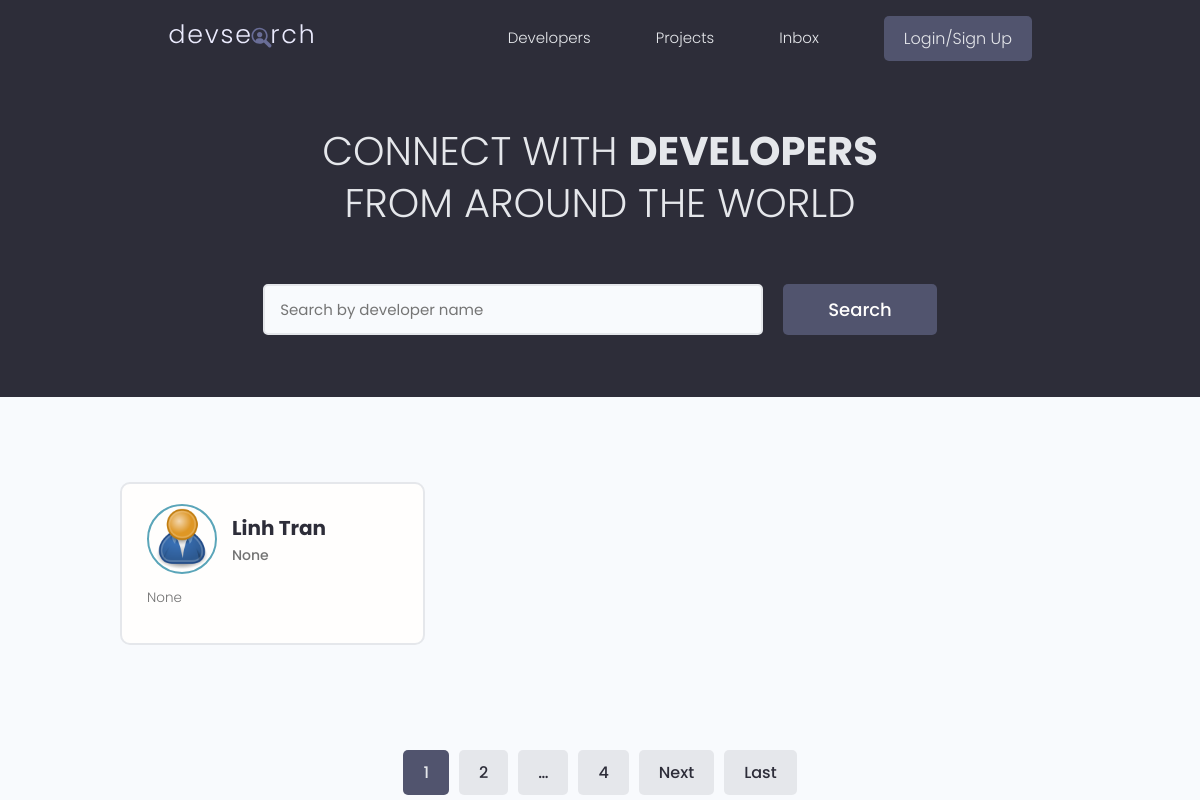
Page /profiles/ on the earlier database version.
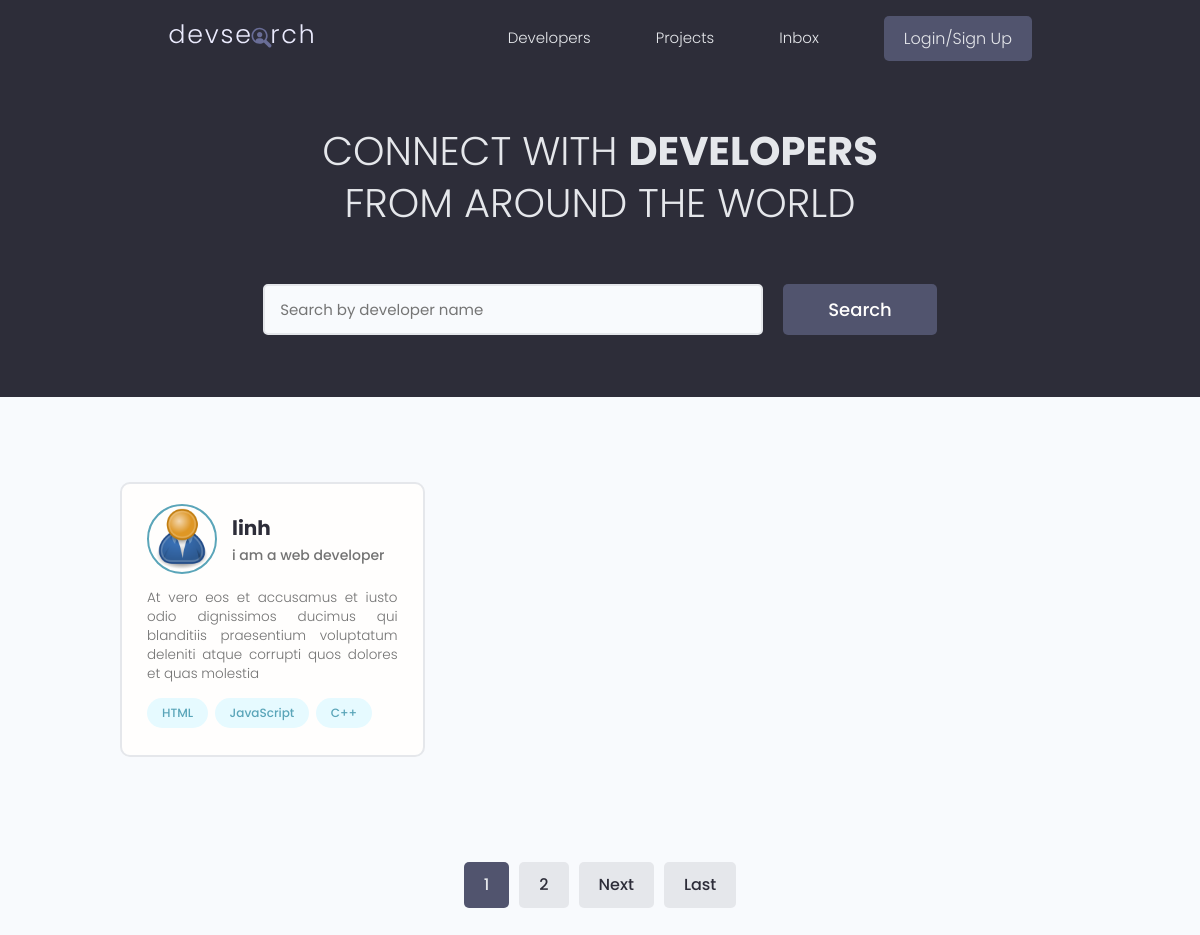
Same page on the later database version.
### users/models.py (models this page shows, shortened)
class Profile(models.Model):
    user = models.OneToOneField(User,on_delete=models.CASCADE , null=True, blank= True)
    name = models.CharField(max_length=255, blank=True, null=True)
    email = models.EmailField(max_length=500 , blank=True, null=True)
    username = models.CharField(max_length=255, blank=True, null=True)
    location = models.CharField(max_length=255, blank=True, null=True)
    short_intro = models.CharField(max_length=255, blank=True , null=True)
    bio = models.TextField(blank=True,null=True)
    profile_image = models.ImageField(null=True , blank=True, upload_to='profiles/', default='profiles/user-default.png')
    social_github = models.CharField(max_length=255, blank=True, null=True)
    social_twitter = models.CharField(max_length=255, blank=True, null=True)
    social_linkedin = models.CharField(max_length=255, blank=True, null=True)
    social_youtube = models.CharField(max_length=255, blank=True, null=True)
    social_website = models.CharField(max_length=255, blank=True, null=True)
    created = models.DateTimeField(auto_now_add=True)
    id = models.UUIDField(default=uuid.uuid4, unique=True, primary_key=True, editable=False)

class Skill(models.Model):
    owner = models.ForeignKey(Profile,on_delete=models.CASCADE, null=True,blank=True)
    name = models.CharField(max_length=255, blank=True, null=True)
    descriptions= models.TextField(null=True,blank=True)
    created = models.DateTimeField(auto_now_add=True)
    id = models.UUIDField(default=uuid.uuid4, unique=True, primary_key=True, editable=False)
    def __str__(self) -> str:
        return self.name

### users/views.py (the view)
# urls.py: path('', views.ProfileView, name='profile'),
def ProfileView(request):
    profiles , search_query = searchProfiles(request)
    profiles,paginator =paginationFunction(request,profiles,1)
    context={'profiles':profiles,'search_query':search_query,'paginator':paginator}
    return render(request,'users/profile.html',context)

### users/utils.py (called while the page is built)
def paginationFunction(request,profiles,result):
    page =request.GET.get('page')
    paginator = Paginator(profiles,result)
    try :
        projects = paginator.page(page)
    except PageNotAnInteger:
        page= 1
        profiles = paginator.page(page)
    except EmptyPage:
        page = paginator.projects.number()
        profiles= paginator.page(page)
    return profiles ,paginator

def searchProfiles(request):
    search_query=''
    if request.GET.get('search_query'):
        search_query = request.GET.get('search_query')
    skills = Skill.objects.filter(name__icontains=search_query)
    profiles = Profile.objects.distinct().filter(
        Q(name__icontains=search_query)|
        Q(short_intro__icontains=search_query)|
        Q(skill__in=skills)
        )
    return profiles,search_query

### users/templates/users/profile.html (shortened to what this page needs)
{% extends 'main.html' %}
{% block content %}
  <main class="home">
    <section class="hero-section text-center">
      <div class="container container--narrow">
        <div class="hero-section__box">
          <h2>CONNECT WITH <span>DEVELOPERS</span></h2>
          <h2>FROM AROUND THE WORLD</h2>
        </div>
        <div class="hero-section__search">
          <form class="form" action="{% url 'profile'%}" method="get">
            <div class="form__field">
              <input class="input input--text" id="formInput#search" type="text" name="search_query"
                placeholder="Search by developer name" />
            </div>
            <input class="btn btn--sub btn--lg" type="submit" value="Search" />
          </form>
        </div>
      </div>
    </section>
    <section class="devlist">
      <div class="container">
        <div class="grid grid--three">
          {%for profile in profiles %}
          <div class="column card">
            <div class="dev">
              <a href="{% url 'user-profile' profile.id %}" class="card__body">
                <div class="dev__profile">
                  <img class="avatar avatar--md" src="{{profile.profile_image.url}}" alt="image" />
                  <div class="dev__meta">
                    <h3>{{profile.name}}</h3>
                    <h5>{{profile.short_intro}}</h5>
                  </div>
                </div>
                <p class="dev__info">
                  {{profile.bio|slice:"150"}}
                </p>
                <div class="dev__skills">
                  {% for skill in profile.skill_set.all|slice:"5" %}
                  <span class="tag tag--pill tag--main">
                    <small>{{skill}}</small>
                  </span>
                  {% endfor %}
                </div>
              </a>
            </div>
          </div>
          {% endfor %}
        </div>
      </div>
    </section>
    {% include 'paginator.html' with queryset=profiles %}
  </main>
{% endblock content %}

Differences in the rows shown:
removed Profile: profile_image (placeholder picture), name "Linh Tran", short_intro "None", bio "None"
added Profile: profile_image (placeholder picture), name "linh", short_intro "i am a web developer", bio "At vero eos et accusamus et iusto odio dignissimos ducimus qui blanditiis praesentium voluptatum deleniti atque corrupti quos dolores et quas molestia"
added Skill: name "HTML"
added Skill: name "JavaScript"
added Skill: name "C++"
Other differences:
{{ queryset.paginator.num_pages }}: "4" → (not shown)
